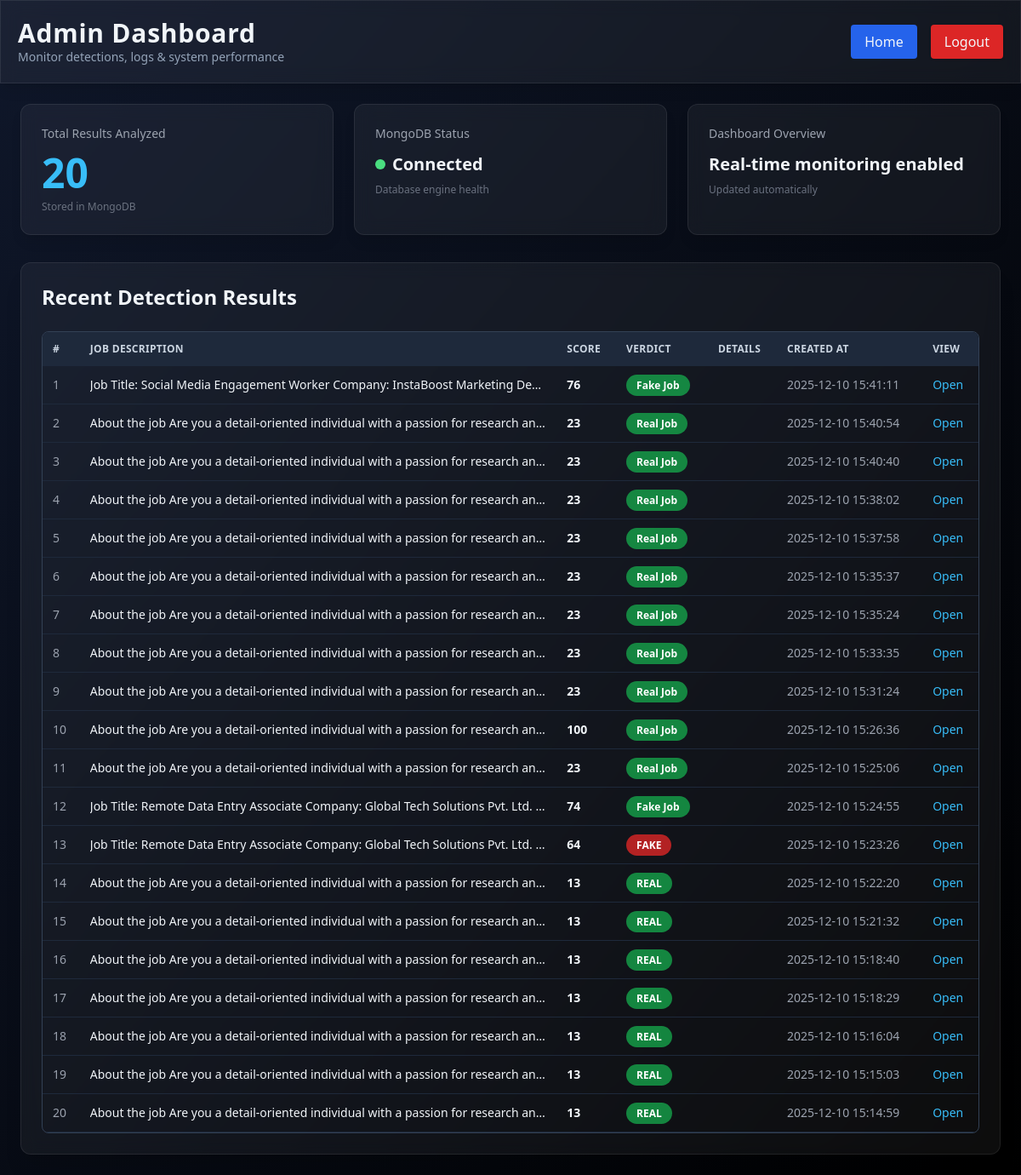
Screenshot of /admin_dashboard (signed in) with the database file from the repository.
### tables this page shows
CREATE TABLE analysis (
            id INTEGER PRIMARY KEY AUTOINCREMENT,
            job_description TEXT,
            score INTEGER,
            verdict TEXT,
            created_at TEXT
        );

### app.py (the view)
@app.route("/admin_dashboard")
def admin_dashboard():
    if "admin" not in session:
        return redirect(url_for("admin_login"))
    conn = sqlite3.connect(DB_PATH)
    c = conn.cursor()
    c.execute("SELECT * FROM analysis ORDER BY id DESC")
    rows = c.fetchall()
    conn.close()
    results = [{"id": r[0], "job_description": r[1], "score": r[2], "verdict": r[3], "created_at": r[4]} for r in rows]
    return render_template("admin_dashboard.html", results=results)

### templates/admin_dashboard.html (shortened to what this page needs)
<!DOCTYPE html>
<html lang="en">
<head>
  <script src="https://cdn.tailwindcss.com"></script>
</head>
<body class="min-h-screen bg-gradient-to-br from-slate-900 to-black text-slate-100 fade-in">
  <header class="glass p-5 flex justify-between items-center shadow-lg">
    <div>
      <h1 class="text-3xl font-bold tracking-wide">Admin Dashboard</h1>
      <p class="text-slate-400 text-sm">Monitor detections, logs & system performance</p>
    </div>
    <div class="flex items-center gap-4">
      <a href="/" class="px-4 py-2 rounded bg-blue-600 hover:bg-blue-700">Home</a>
      <a href="/admin_logout" class="px-4 py-2 rounded bg-red-600 hover:bg-red-700 shadow">
        Logout
      </a>
    </div>
  </header>
  <main class="max-w-7xl mx-auto p-6 space-y-8">
    <section class="grid grid-cols-1 md:grid-cols-3 gap-6">
      <div class="glass p-6 rounded-xl shadow-lg hover:scale-[1.01] transition">
        <h3 class="text-sm text-gray-400">Total Results Analyzed</h3>
        <p class="text-5xl font-semibold mt-3 text-sky-400">{{ results|length }}</p>
        <p class="text-gray-500 mt-2 text-xs">Stored in MongoDB</p>
      </div>
      <div class="glass p-6 rounded-xl shadow-lg hover:scale-[1.01] transition">
        <h3 class="text-sm text-gray-400">MongoDB Status</h3>
        <div class="flex items-center gap-2 mt-3">
          <div class="w-3 h-3 rounded-full
            {% if results|length > 0 %} bg-green-400 {% else %} bg-yellow-400 {% endif %}">
          </div>
          <p class="text-xl font-semibold">
            {% if results|length > 0 %}
              Connected
            {% else %}
              Connected (no data)
            {% endif %}
          </p>
        </div>
        <p class="text-gray-500 mt-2 text-xs">Database engine health</p>
      </div>
      <div class="glass p-6 rounded-xl shadow-lg hover:scale-[1.01] transition">
        <h3 class="text-sm text-gray-400">Dashboard Overview</h3>
        <p class="text-xl font-semibold mt-3">
          Real-time monitoring enabled
        </p>
        <p class="text-gray-500 mt-2 text-xs">Updated automatically</p>
      </div>
    </section>
    <section class="glass p-6 rounded-xl shadow-xl">
      <h2 class="text-2xl font-semibold mb-6">Recent Detection Results</h2>
      <div class="overflow-auto rounded-lg border border-slate-700">
        <table class="w-full text-left text-sm">
          <thead class="bg-slate-800 text-slate-300 text-xs uppercase tracking-wide">
            <tr>
              <th class="p-3">#</th>
              <th class="p-3">Job Description</th>
              <th class="p-3">Score</th>
              <th class="p-3">Verdict</th>
              <th class="p-3">Details</th>
              <th class="p-3">Created At</th>
              <th class="p-3">View</th>
            </tr>
          </thead>
          <tbody>
            {% for r in results %}
            <tr class="border-b border-slate-800 hover:bg-slate-800/50 transition">
              <td class="p-3 align-top text-gray-400">{{ loop.index }}</td>
              <td class="p-3 max-w-lg">
                <p class="truncate">{{ r.job_description }}</p>
              </td>
              <td class="p-3 font-semibold">{{ r.score }}</td>
              <td class="p-3">
                <span class="px-3 py-1 rounded-full text-xs font-semibold
                  {% if r.verdict == 'FAKE' %}
                    bg-red-600/80 text-white
                  {% else %}
                    bg-green-600/80 text-white
                  {% endif %}
                ">
                  {{ r.verdict }}
                </span>
              </td>
              <td class="p-3 text-gray-300">{{ r.details }}</td>
              <td class="p-3 text-gray-400">
                {{ r.created_at_str if r.created_at_str else r.created_at }}
              </td>
              <td class="p-3 text-sky-400">
                <a href="/admin/result/{{ r._id }}" class="hover:underline">Open</a>
              </td>
            </tr>
            {% else %}
            <tr>
              <td colspan="7" class="text-center p-4 text-gray-400">
                No results found.
              </td>
            </tr>
            {% endfor %}
          </tbody>
        </table>
      </div>
    </section>
  </main>
</body>
</html>

### templates/admin_dashboard.html (style rules this page uses)
.fade-in { animation: fadeIn 0.8s ease-in-out; }
.glass { background: rgba(255, 255, 255, 0.05); backdrop-filter: blur(10px); border: 1px solid rgba(255, 255, 255, 0.08); }

### rows the page displays
analysis: job_description "Job Title: Social Media Engagement Worker Company: InstaBoost Marketing De…", score "76", verdict "Fake Job", created_at "2025-12-10 15:41:11"
analysis: job_description "About the job Are you a detail-oriented individual with a passion for research an…", score "23", verdict "Real Job", created_at "2025-12-10 15:40:54"
analysis: job_description "About the job Are you a detail-oriented individual with a passion for research an…", score "23", verdict "Real Job", created_at "2025-12-10 15:40:40"
analysis: job_description "About the job Are you a detail-oriented individual with a passion for research an…", score "23", verdict "Real Job", created_at "2025-12-10 15:38:02"
analysis: job_description "About the job Are you a detail-oriented individual with a passion for research an…", score "23", verdict "Real Job", created_at "2025-12-10 15:37:58"
analysis: job_description "About the job Are you a detail-oriented individual with a passion for research an…", score "23", verdict "Real Job", created_at "2025-12-10 15:35:37"
analysis: job_description "About the job Are you a detail-oriented individual with a passion for research an…", score "23", verdict "Real Job", created_at "2025-12-10 15:35:24"
analysis: job_description "About the job Are you a detail-oriented individual with a passion for research an…", score "23", verdict "Real Job", created_at "2025-12-10 15:33:35"
analysis: job_description "About the job Are you a detail-oriented individual with a passion for research an…", score "23", verdict "Real Job", created_at "2025-12-10 15:31:24"
analysis: job_description "About the job Are you a detail-oriented individual with a passion for research an…", score "100", verdict "Real Job", created_at "2025-12-10 15:26:36"
analysis: job_description "About the job Are you a detail-oriented individual with a passion for research an…", score "23", verdict "Real Job", created_at "2025-12-10 15:25:06"
analysis: job_description "Job Title: Remote Data Entry Associate Company: Global Tech Solutions Pvt. Ltd.…", score "74", verdict "Fake Job", created_at "2025-12-10 15:24:55"
analysis: job_description "Job Title: Remote Data Entry Associate Company: Global Tech Solutions Pvt. Ltd.…", score "64", verdict "FAKE", created_at "2025-12-10 15:23:26"
analysis: job_description "About the job Are you a detail-oriented individual with a passion for research an…", score "13", verdict "REAL", created_at "2025-12-10 15:22:20"
analysis: job_description "About the job Are you a detail-oriented individual with a passion for research an…", score "13", verdict "REAL", created_at "2025-12-10 15:21:32"
analysis: job_description "About the job Are you a detail-oriented individual with a passion for research an…", score "13", verdict "REAL", created_at "2025-12-10 15:18:40"
analysis: job_description "About the job Are you a detail-oriented individual with a passion for research an…", score "13", verdict "REAL", created_at "2025-12-10 15:18:29"
analysis: job_description "About the job Are you a detail-oriented individual with a passion for research an…", score "13", verdict "REAL", created_at "2025-12-10 15:16:04"
analysis: job_description "About the job Are you a detail-oriented individual with a passion for research an…", score "13", verdict "REAL", created_at "2025-12-10 15:15:03"
analysis: job_description "About the job Are you a detail-oriented individual with a passion for research an…", score "13", verdict "REAL", created_at "2025-12-10 15:14:59"

### other values shown
{{ results|length }} "20"
